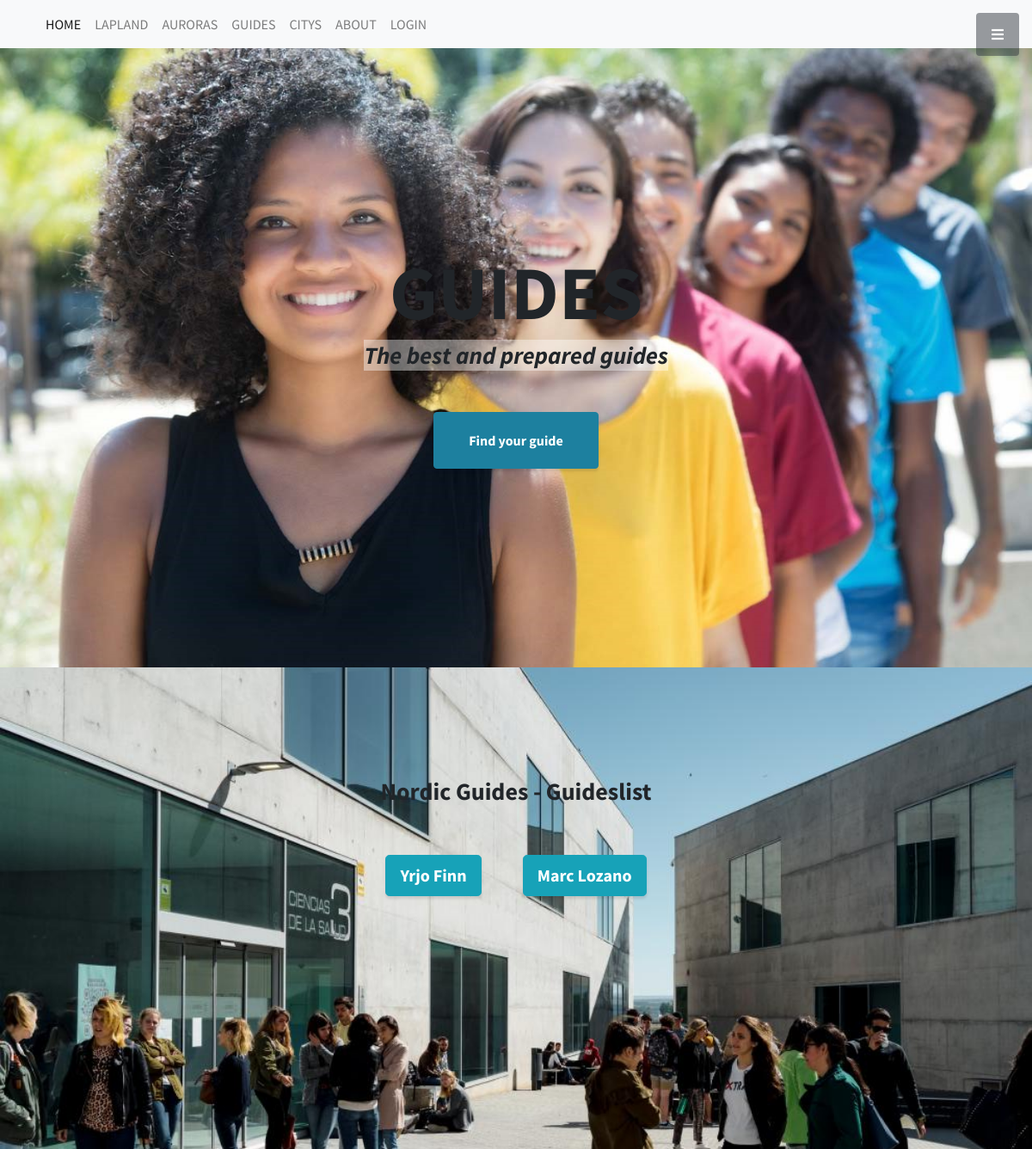
Page /FinalAssigment/index.php?page=guides on the committed database.
### tables this page shows
CREATE TABLE `members` (
  `memberID` int(11) NOT NULL,
  `birthdate` date DEFAULT NULL,
  `firstname` varchar(20) NOT NULL,
  `lastname` varchar(50) NOT NULL,
  `street` varchar(50) DEFAULT NULL,
  `city` varchar(30) DEFAULT NULL,
  `zip` varchar(10) DEFAULT NULL,
  `phone` varchar(50) DEFAULT NULL,
  `email` varchar(100) NOT NULL,
  `password` varchar(120) NOT NULL,
  `role` varchar(10) NOT NULL DEFAULT 'member',
  `driverslicense` varchar(10) DEFAULT NULL,
  `profileimage` varchar(100) DEFAULT NULL
);

### FinalAssigment/guides.php (the view, shortened to what this page needs)
  <header class="masthead d-flex" id="guide-page">
    <div class="container text-center my-auto">
      <h1 class="mb-1" >GUIDES</h1>
      <h3 class="mb-5">
        <em id="text">The best and prepared guides</em>
      </h3>
      <a class="btn btn-primary btn-xl js-scroll-trigger" href="#guides">Find your guide</a>
    </div>
  </header>
  <section class="content-section bg-light" id="guides">
    <div class="container text-center">
<h3>Nordic Guides - Guideslist</h3><br>
<table class="table table-hover">
      <?php
        include('../php/dbConnect.php');
        $sql="SELECT memberID,firstname,lastname,email FROM members ORDER BY lastname";
        $result=$conn->query($sql);
        while($row=$result->fetch_assoc()){
            echo '<button onclick="getCard('.$row['memberID'].')"type="button" class="btn btn-info btn-lg m-4" data-toggle="modal" data-target="#myModal">';
            echo $row['firstname'].' '.$row['lastname'];
            echo '</button>';
        }
      ?>
</table>
      </div>
  </section>

### rows in the picture
members: firstname "Yrjo", lastname "Finn"
members: firstname "Marc", lastname "Lozano"
